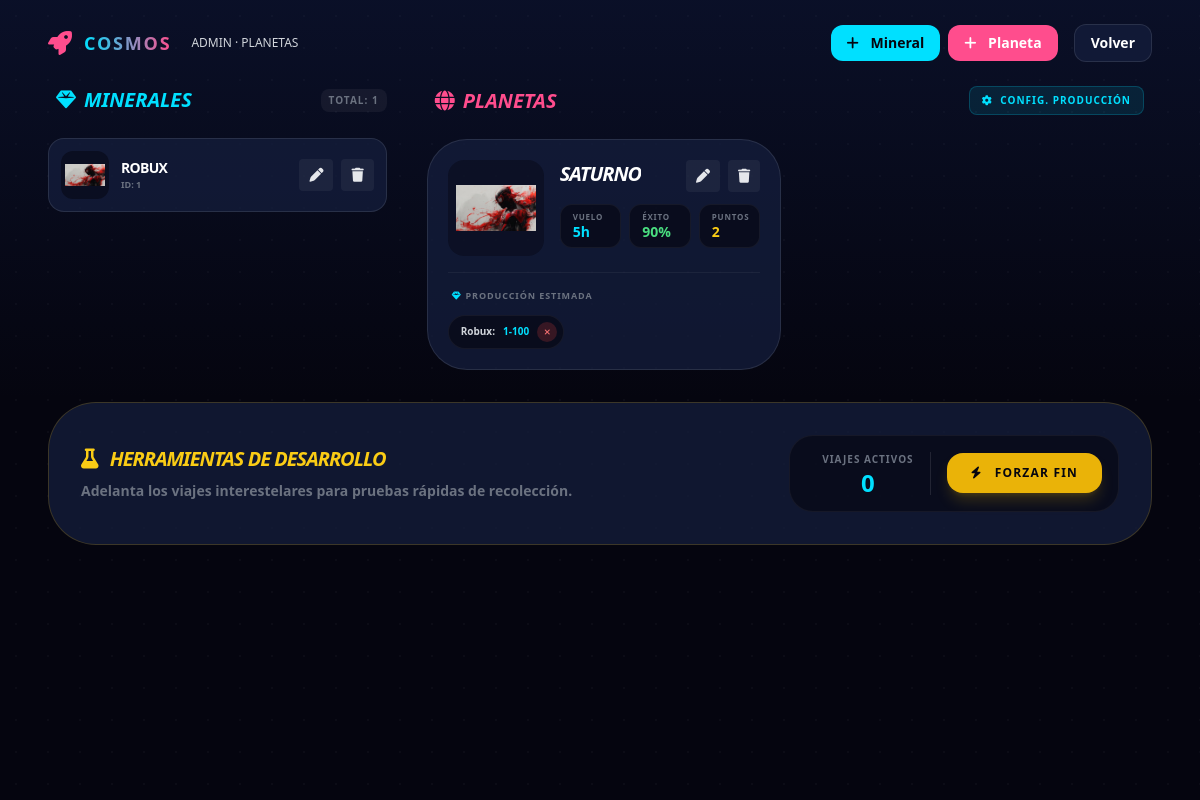
Page /dashboard/planets/ (signed in) on the earlier database version.
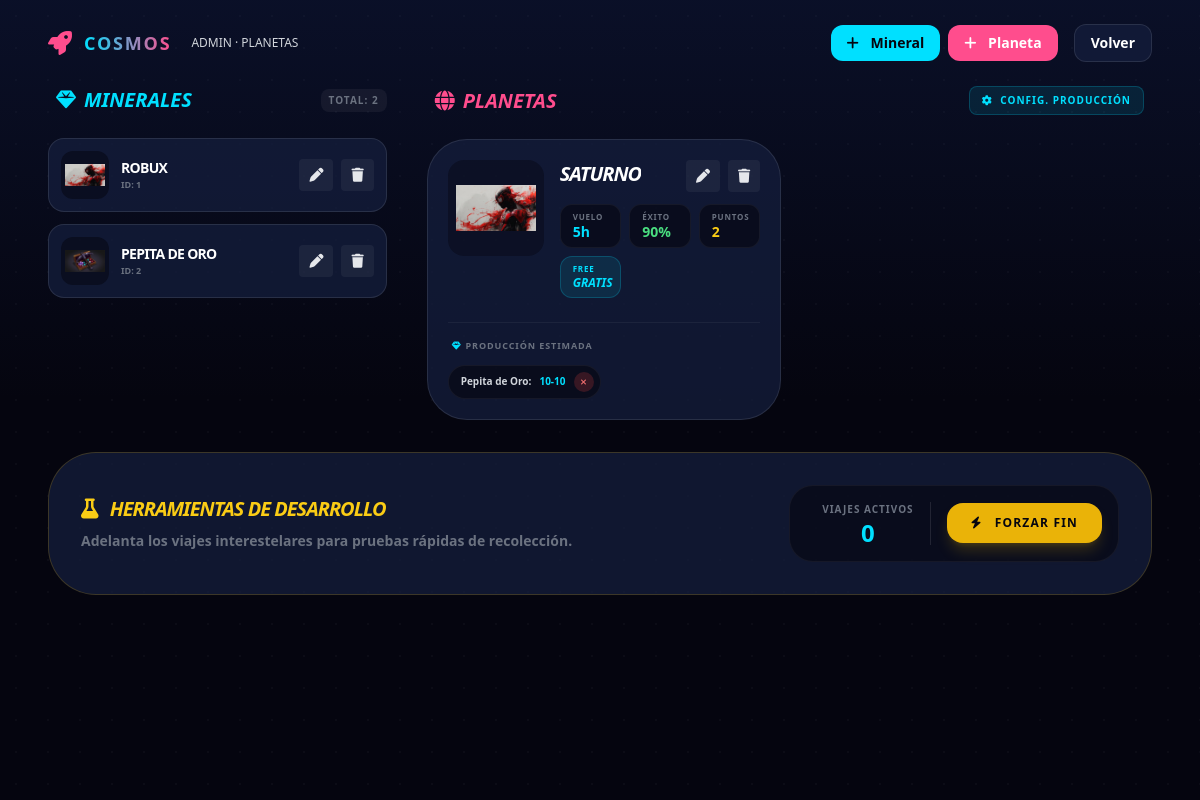
Same page on the later database version.
### game/models_planets.py (models this page shows, shortened)
class Mineral(models.Model):
    name = models.CharField(max_length=100)
    image = models.ImageField(upload_to="minerals/", null=True, blank=True)
    description = models.TextField(blank=True)

class Planet(models.Model):
    name = models.CharField(max_length=100)
    image = models.ImageField(upload_to="planets/", null=True, blank=True)
    travel_time_base = models.PositiveIntegerField(help_text="Tiempo base en horas")
    success_rate_base = models.PositiveIntegerField(help_text="Porcentaje de éxito base (%)")
    puntos = models.PositiveIntegerField(default=0, help_text="Puntos máximos ganados por viaje exitoso")
    is_active = models.BooleanField(default=True)
    is_free = models.BooleanField(default=False)
    created_at = models.DateTimeField(auto_now_add=True)

class PlanetMineral(models.Model):
    planet = models.ForeignKey(Planet, on_delete=models.CASCADE, related_name="produced_minerals")
    mineral = models.ForeignKey(Mineral, on_delete=models.CASCADE)
    min_amount = models.PositiveIntegerField()
    max_amount = models.PositiveIntegerField()

### game/views_planets.py (the view, shortened to what this page needs)
# urls.py: path("dashboard/planets/", planets_admin, name="planets_admin"),
@login_required
@user_passes_test(is_admin)
def planets_admin(request):
    minerals = Mineral.objects.all()
    planets = Planet.objects.all()
    ongoing_count = MiningTrip.objects.filter(status='ongoing').count()
    return render(request, 'game/planets_admin.html', {
        'minerals': minerals,
        'planets': planets,
        'ongoing_count': ongoing_count,
    })

### game/views_planets.py (called while the page is built)
def is_admin(user):
    return user.is_superuser

### game/templates/game/planets_admin.html (shortened to what this page needs)
<!DOCTYPE html>
<html lang="es">
<head>
    <script src="https://cdn.tailwindcss.com"></script>
    <link rel="stylesheet" href="https://cdnjs.cloudflare.com/ajax/libs/font-awesome/6.4.0/css/all.min.css" />
    <link rel="stylesheet" href="https://cdnjs.cloudflare.com/ajax/libs/animate.css/4.1.1/animate.min.css"/>
</head>
<body class="min-h-screen bg-space text-white overflow-x-hidden relative">
    <div class="absolute inset-0 bg-[radial-gradient(circle,_rgba(255,255,255,0.15)_1px,_transparent_1px)] bg-[size:32px_32px] opacity-20"></div>
    <div class="absolute inset-0 bg-gradient-to-b from-blue-900/20 via-transparent to-pink-900/20"></div>
    <header class="relative z-10 px-6 py-6 flex items-center justify-between max-w-6xl mx-auto flex-wrap gap-4">
        <div class="flex items-center gap-3">
            <i class="fas fa-rocket text-pink text-2xl"></i>
            <span class="font-extrabold tracking-widest text-lg bg-gradient-to-r from-accent to-pink bg-clip-text text-transparent">COSMOS</span>
            <span class="text-xs text-gray-300 ml-2 hidden md:inline">ADMIN · PLANETAS</span>
        </div>
        <div class="flex items-center gap-2 flex-wrap justify-end">
            <button onclick="openCreateMineral()" class="bg-accent text-space px-4 py-2 rounded-xl text-sm font-black hover:scale-105 transition-all">
                <i class="fas fa-plus mr-2"></i> Mineral
            </button>
            <button onclick="openCreatePlanet()" class="bg-pink text-white px-4 py-2 rounded-xl text-sm font-black hover:scale-105 transition-all">
                <i class="fas fa-plus mr-2"></i> Planeta
            </button>
            <a href="{% url 'admin_dashboard' %}" class="bg-card backdrop-blur-xl border border-white/10 px-4 py-2 rounded-xl text-sm font-semibold hover:border-accent/40 transition-all ml-2">
                Volver
            </a>
        </div>
    </header>
    <main class="relative z-10 px-6 pb-12 max-w-6xl mx-auto space-y-8">
        <div class="grid lg:grid-cols-12 gap-8">
            <div class="lg:col-span-4 space-y-6">
                <div class="flex items-center justify-between px-2">
                    <h2 class="text-xl font-black flex items-center gap-2 text-accent italic">
                        <i class="fas fa-gem"></i> MINERALES
                    </h2>
                    <span class="text-[10px] bg-white/5 px-2 py-1 rounded-lg text-gray-500 font-bold uppercase tracking-widest">
                        Total: {{ minerals|length }}
                    </span>
                </div>
                <div class="space-y-3 max-h-[800px] overflow-y-auto pr-2 custom-scrollbar">
                    {% for m in minerals %}
                        <div class="group flex items-center gap-3 bg-card border border-white/10 p-3 rounded-2xl hover:border-accent/30 transition-all">
                            {% if m.image %}
                                <img src="{{ m.image.url }}" class="w-12 h-12 rounded-xl object-contain bg-space/50 p-1">
                            {% else %}
                                <div class="w-12 h-12 rounded-xl bg-space/50 flex items-center justify-center border border-white/10 text-accent/20">
                                    <i class="fas fa-gem text-xl"></i>
                                </div>
                            {% endif %}
                            <div class="flex-1">
                                <p class="font-black text-sm text-white uppercase tracking-tighter">{{ m.name }}</p>
                                <p class="text-[9px] text-gray-500 font-bold uppercase">ID: {{ m.id }}</p>
                            </div>
                            <div class="flex gap-2">
                                <button type="button" onclick="openEditMineral('{{ m.id }}', '{{ m.name }}', '{% if m.image %}{{ m.image.url }}{% endif %}')" class="px-2.5 py-1.5 rounded bg-white/5 text-gray-200 text-sm hover:bg-white/10 hover:text-accent transition-colors">
                                    <i class="fas fa-pen"></i>
                                </button>
                                <form method="POST" onsubmit="return confirm('¿Eliminar mineral?')">
                                    <button type="submit" class="px-2.5 py-1.5 rounded bg-white/5 text-gray-200 text-sm hover:bg-white/10 hover:text-red-400 transition-colors">
                                        <i class="fas fa-trash"></i>
                                    </button>
                                </form>
                            </div>
                        </div>
                    {% empty %}
                        <p class="text-gray-500 text-sm italic text-center py-12 bg-card rounded-3xl border border-dashed border-white/5">No hay minerales creados.</p>
                    {% endfor %}
                </div>
            </div>
            <div class="lg:col-span-8 space-y-6">
                <div class="flex items-center justify-between px-2">
                    <h2 class="text-xl font-black flex items-center gap-2 text-pink italic">
                        <i class="fas fa-globe"></i> PLANETAS
                    </h2>
                    <div class="flex gap-2">
                        <button onclick="openConfigProduction()" class="text-[10px] bg-accent/10 text-accent px-3 py-1.5 rounded-lg font-black uppercase tracking-widest border border-accent/20 hover:bg-accent hover:text-space transition-all">
                            <i class="fas fa-cog mr-1"></i> Config. Producción
                        </button>
                    </div>
                </div>
                <div class="grid md:grid-cols-2 gap-4">
                    {% for p in planets %}
                        <div class="bg-card border border-white/10 p-5 rounded-[2.5rem] hover:border-pink/30 transition-all relative overflow-hidden">
                            <div class="flex flex-col sm:flex-row items-start gap-4">
                                {% if p.image %}
                                    <div class="w-full sm:w-24 h-32 sm:h-24 rounded-2xl bg-space/40 px-2 py-2 flex items-center justify-center">
                                        <img src="{{ p.image.url }}" class="w-full h-full object-contain">
                                    </div>
                                {% else %}
                                    <div class="w-full sm:w-24 h-32 sm:h-24 rounded-2xl bg-space/40 flex items-center justify-center border border-white/5 text-pink/20">
                                        <i class="fas fa-globe text-4xl"></i>
                                    </div>
                                {% endif %}
                                <div class="flex-1 w-full">
                                    <div class="flex flex-col sm:flex-row sm:justify-between sm:items-start mb-3 gap-2">
                                        <h3 class="text-xl font-black italic text-white uppercase tracking-tighter truncate w-full sm:w-auto">{{ p.name }}</h3>
                                        <div class="flex gap-2 self-start">
                                            <button type="button" onclick="openEditPlanet('{{ p.id }}', '{{ p.name }}', '{{ p.travel_time_base }}', '{{ p.success_rate_base }}', '{{ p.puntos }}', '{% if p.image %}{{ p.image.url }}{% endif %}', '{{ p.is_free }}')" class="px-2.5 py-1.5 rounded bg-white/5 text-gray-200 text-sm hover:bg-white/10 hover:text-pink transition-colors">
                                                <i class="fas fa-pen"></i>
                                            </button>
                                            <form method="POST" onsubmit="return confirm('¿Eliminar planeta?')">
                                                <button type="submit" class="px-2.5 py-1.5 rounded bg-white/5 text-gray-200 text-sm hover:bg-white/10 hover:text-red-400 transition-colors">
                                                    <i class="fas fa-trash"></i>
                                                </button>
                                            </form>
                                        </div>
                                    </div>
                                    <div class="grid grid-cols-3 gap-2 mb-2">
                                        <div class="bg-space/60 px-3 py-2 rounded-xl border border-white/5">
                                            <p class="text-[8px] text-gray-500 uppercase font-black tracking-widest leading-none mb-1">Vuelo</p>
                                            <p class="text-sm font-black text-accent leading-none">{{ p.travel_time_base }}h</p>
                                        </div>
                                        <div class="bg-space/60 px-3 py-2 rounded-xl border border-white/5">
                                            <p class="text-[8px] text-gray-500 uppercase font-black tracking-widest leading-none mb-1">Éxito</p>
                                            <p class="text-sm font-black text-green-400 leading-none">{{ p.success_rate_base }}%</p>
                                        </div>
                                        <div class="bg-space/60 px-3 py-2 rounded-xl border border-white/5">
                                            <p class="text-[8px] text-gray-500 uppercase font-black tracking-widest leading-none mb-1">Puntos</p>
                                            <p class="text-sm font-black text-yellow-400 leading-none">{{ p.puntos }}</p>
                                        </div>
                                        {% if p.is_free %}
                                        <div class="bg-accent/10 px-3 py-2 rounded-xl border border-accent/20">
                                            <p class="text-[8px] text-accent uppercase font-black tracking-widest leading-none mb-1">Free</p>
                                            <p class="text-xs font-black text-accent leading-none italic">GRATIS</p>
                                        </div>
                                        {% endif %}
                                    </div>
                                </div>
                            </div>
                            <div class="mt-4 pt-4 border-t border-white/5">
                                <div class="flex items-center justify-between mb-3 px-1">
                                    <p class="text-[9px] text-gray-500 uppercase font-bold tracking-widest flex items-center gap-1">
                                        <i class="fas fa-gem text-accent"></i> Producción estimada
                                    </p>
                                </div>
                                <div class="flex flex-wrap gap-2">
                                    {% for pm in p.produced_minerals.all %}
                                        <div class="flex items-center gap-2 bg-space/60 py-1.5 pl-3 pr-1.5 rounded-full border border-white/5 text-[10px]">
                                            <span class="font-bold text-gray-300">{{ pm.mineral.name }}:</span>
                                            <span class="text-accent font-black">{{ pm.min_amount }}-{{ pm.max_amount }}</span>
                                            <form method="POST">
                                                <button type="submit" class="w-5 h-5 rounded-full bg-red-500/20 text-red-400 hover:bg-red-500 hover:text-white transition-all flex items-center justify-center">
                                                    <i class="fas fa-times text-[8px]"></i>
                                                </button>
                                            </form>
                                        </div>
                                    {% empty %}
                                        <p class="text-[10px] text-gray-600 italic px-2">Sin recursos linkeados</p>
                                    {% endfor %}
                                </div>
                            </div>
                        </div>
                    {% endfor %}
                </div>
            </div>
        </div>
        <div class="mt-8 bg-card border border-yellow-500/20 p-6 sm:p-8 rounded-[2rem] sm:rounded-[3rem]">
            <div class="flex flex-col md:flex-row items-center justify-between gap-6">
                <div class="space-y-2 text-center md:text-left">
                    <h2 class="text-xl font-black text-yellow-400 uppercase tracking-tighter italic">
                        <i class="fas fa-flask mr-2"></i> Herramientas de Desarrollo
                    </h2>
                    <p class="text-sm text-gray-500 font-bold">Adelanta los viajes interestelares para pruebas rápidas de recolección.</p>
                </div>
                <div class="flex flex-col sm:flex-row items-stretch sm:items-center gap-4 w-full md:w-auto bg-space/60 p-4 rounded-3xl border border-white/5">
                    <div class="text-center px-4 sm:border-r border-white/10 pb-4 sm:pb-0 border-b sm:border-b-0">
                        <p class="text-[10px] text-gray-500 uppercase font-black tracking-widest mb-1">Viajes Activos</p>
                        <p class="text-2xl font-black text-accent leading-none">{{ ongoing_count }}</p>
                    </div>
                    <form method="POST" class="w-full sm:w-auto">
                        <button type="submit" class="w-full sm:w-auto bg-yellow-500 text-space font-black py-3 px-6 rounded-xl sm:rounded-2xl hover:scale-[1.05] active:scale-95 transition-all text-xs uppercase tracking-widest shadow-lg shadow-yellow-500/20">
                            <i class="fas fa-bolt mr-2"></i> Forzar Fin
                        </button>
                    </form>
                </div>
            </div>
        </div>
    </main>
</body>
</html>

Differences in the rows shown:
removed PlanetMineral: mineral.name "Robux", min_amount "1", max_amount "100"
added Mineral: image (picture), name "PEPITA DE ORO", id "2"
changed Planet "SATURNO": now shows "FREE GRATIS"
added PlanetMineral: mineral.name "Pepita de Oro", min_amount "10", max_amount "10"
Other differences:
{{ minerals|length }}: "1" → "2"
